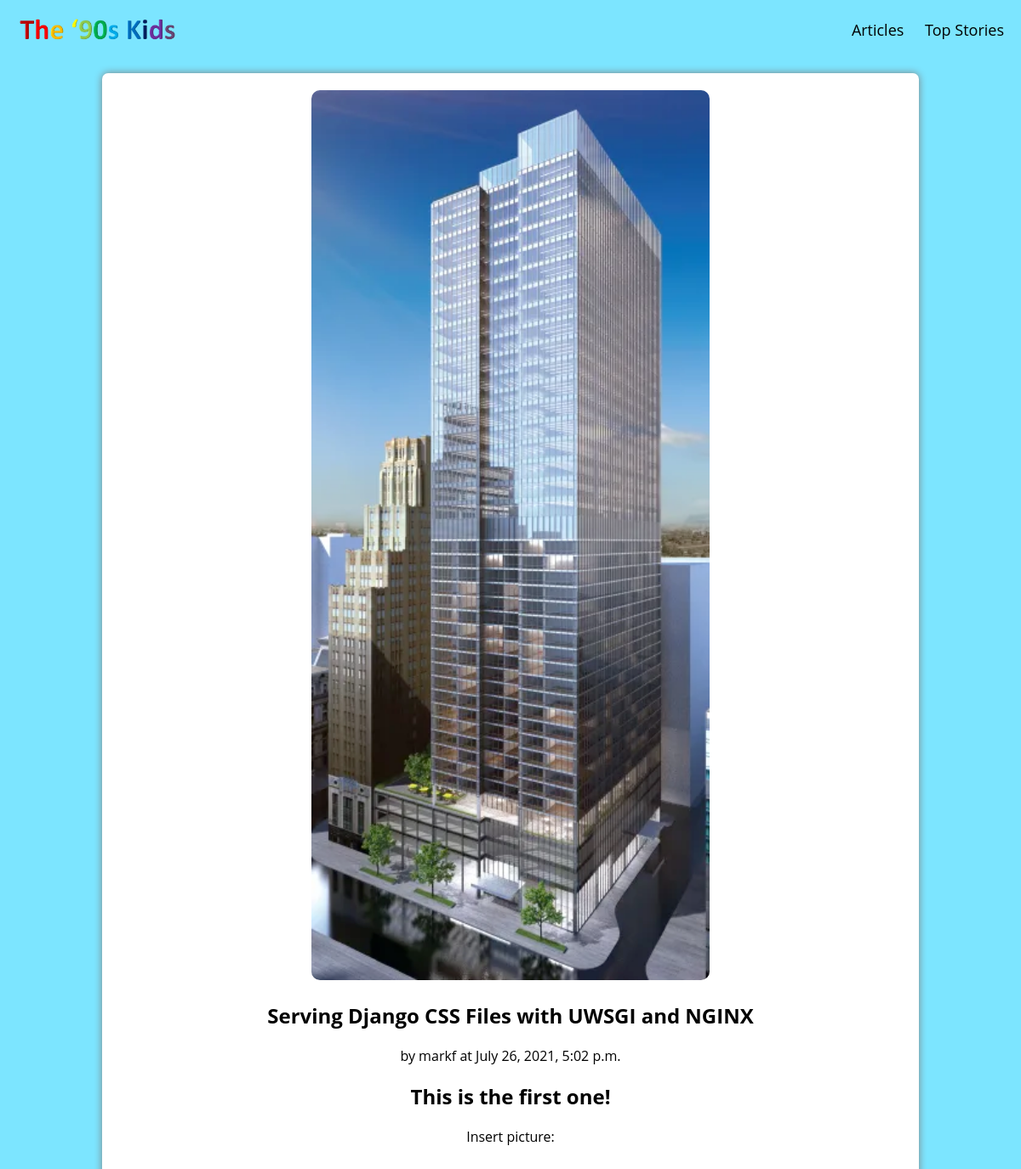
/serving-django-css-files-with-uwsgi-and-nginx, run on the app's committed database.
### app/models.py (models this page shows, shortened)
class Article(models.Model):
    id = models.UUIDField(primary_key=True, default=uuid.uuid4, editable=False)
    title = models.CharField(max_length=200)
    author = models.ForeignKey(
        User, on_delete=CASCADE, related_name="editorals")
    published_date = models.DateTimeField(auto_now_add=True, editable=False)
    snippet = models.CharField(max_length=250)
    text = RichTextField()
    slug = models.SlugField(unique=True, db_index=True, blank=True)
    tags = models.ManyToManyField(Tag)
    image = models.ImageField(upload_to="editorals", null=True)
    top_post = models.BooleanField(default=False)
    date = models.DateTimeField(auto_now_add=True, editable=False, null=True)

### app/views.py (the view)
# urls.py: path("<slug:slug>", views.ArticleDetailView.as_view(), name="article-detail")
class ArticleDetailView(View):
    def get(self, request, slug):
        article = get_object_or_404(Article, slug=slug)
        context = {
            "article": article,
        }
        return render(request, "app/article-detail.html", context)

### app/templates/app/article-detail.html (shortened to what this page needs)
{% extends "base.html" %}
{% load static %}
{% block css_files %}
<link rel="stylesheet" type="text/css" href="{% static 'app/index.css' %}">
{% endblock %}
{% block content %}
<main>
    <section class="container-main">
    <div class="article-detail">
        <img class="header-image" src="{{ article.image.url }}">
        <h1>
            {{ article.title }}
        </h1>
        <p class="caption">by {{ article.author }} at {{ article.date }}</p>
        <h2>{{ article.snippet }}</h2>
        <p> {{ article.text|safe }} </p>
    </div>
    </section>
</main>
{% endblock %}

### static/base.css (style rules this page uses)
* { box-sizing: border-box; }
html { font-family: 'Open Sans', 'Roboto', sans-serif; }
body { margin: 0; background-color: rgb(124, 229, 255); }

### app/static/app/index.css (style rules this page uses)
.header-image { width: 65%; height: auto; border-radius: 10px; }
.container-main { width: 80%; margin: auto; text-align: center; background-color: white; margin-top: 3%; margin-bottom: 3%; padding-top: 20px; padding-bottom: 20px; border-radius: 7px; box-shadow: 0 0 10px gray; }
.article-detail { width: 75%; margin: auto; }

### data on the page
Article: image (picture), title "Serving Django CSS Files with UWSGI and NGINX", author "markf", date "July 26, 2021, 5:02 p.m.", snippet "This is the first one!", text "Insert picture:"
